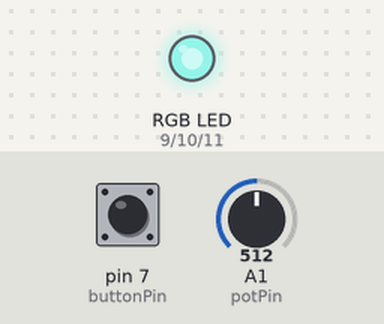
The sketch below on a simulated Arduino Uno, built with avr-gcc and run on an emulated ATmega328P. On the bench: an RGB LED mixed from three pins (HIGH = lit). Inputs (shaded band) come from the test bench; at power-on: A1 (potPin) = 512, pin 7 (buttonPin) HIGH. Random numbers use the default seed unless the sketch sets one.

Above: at 1.2 s.
1.3 s: A1 (potPin) set to 122
4.3 s: pin 7 (buttonPin) pulled LOW for 3.2 s
At 8.4 s:
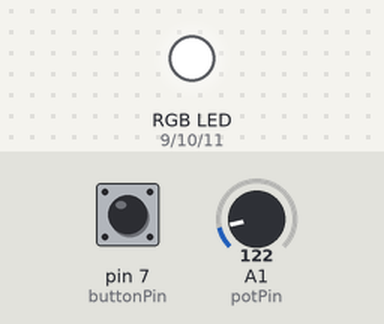
9.0 s: pin 7 (buttonPin) pulled LOW for 3.2 s
15.2 s: pin 7 (buttonPin) pulled LOW for 0.15 s
At 15.7 s:
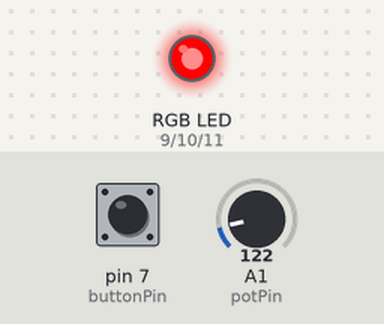
18.2 s: pin 7 (buttonPin) pulled LOW for 1 s
At 19.63 s:
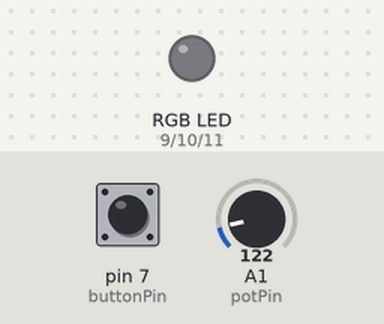
Timing chart, 0 to 20.7 s (numbered marks = the images above; inputs shaded):
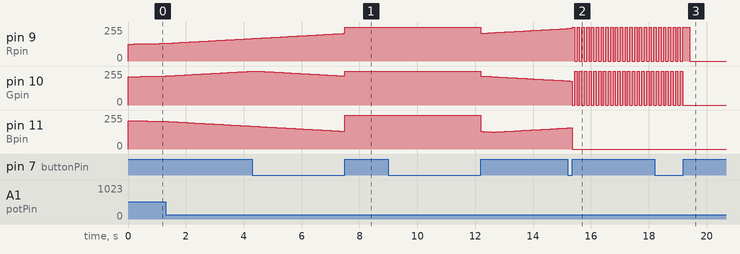

The sketch:

sketch_jan4a.ino
```cpp
const int Rpin = 9;
const int Gpin = 10;
const int Bpin = 11;
const int buttonPin = 7;
const int potPin = A1;

int mode = 0;
bool lastButton = HIGH;
bool powerOn = true;

unsigned long pressStart = 0;
unsigned long lastUpdate = 0;
int stepIndex = 0;

void setup() {
  pinMode(Rpin, OUTPUT);
  pinMode(Gpin, OUTPUT);
  pinMode(Bpin, OUTPUT);
  pinMode(buttonPin, INPUT_PULLUP);
}

void loop() {
  bool buttonNow = digitalRead(buttonPin);

  // -------- 按鍵判斷 --------
  if (buttonNow == LOW && lastButton == HIGH) {
    pressStart = millis();
  }

  if (buttonNow == HIGH && lastButton == LOW) {
    unsigned long pressTime = millis() - pressStart;

    if (pressTime > 1000) {          // 長按
      powerOn = !powerOn;
      if (!powerOn) turnOff();
    } else {                          // 短按
      if (powerOn) mode = (mode + 1) % 3;
    }
  }

  lastButton = buttonNow;

  if (!powerOn) return;

  // -------- 節奏控制 --------
  int speedValue = analogRead(potPin);
  int delayTime = map(speedValue, 0, 1023, 40, 400);

  if (millis() - lastUpdate > delayTime) {
    lastUpdate = millis();
    stepIndex++;
  }

  // -------- 燈效 --------
  if (mode == 0) rainbowBreath(stepIndex);
  else if (mode == 1) dualFlash(stepIndex);
  else burstFlash(stepIndex);
}

// -------- 燈光函式 --------
void setColor(int r, int g, int b) {
  analogWrite(Rpin, 255 - r);
  analogWrite(Gpin, 255 - g);
  analogWrite(Bpin, 255 - b);
}

void turnOff() {
  setColor(0, 0, 0);
}

void rainbowBreath(int s) {
  int r = abs(128 - (s % 256));
  int g = abs(128 - ((s + 85) % 256));
  int b = abs(128 - ((s + 170) % 256));
  setColor(r, g, b);
}

void dualFlash(int s) {
  if (s % 2 == 0) setColor(255, 0, 255);
  else setColor(0, 255, 255);
}

void burstFlash(int s) {
  if (s % 4 == 0) setColor(255,255,255);
  else setColor(random(255), random(255), random(255));
}
```

Measured:
- after the input at 9.0 s, pin 10 (Gpin): moves from 255/255 to 181/255 over 3.0 s, starting after 3.2 s
